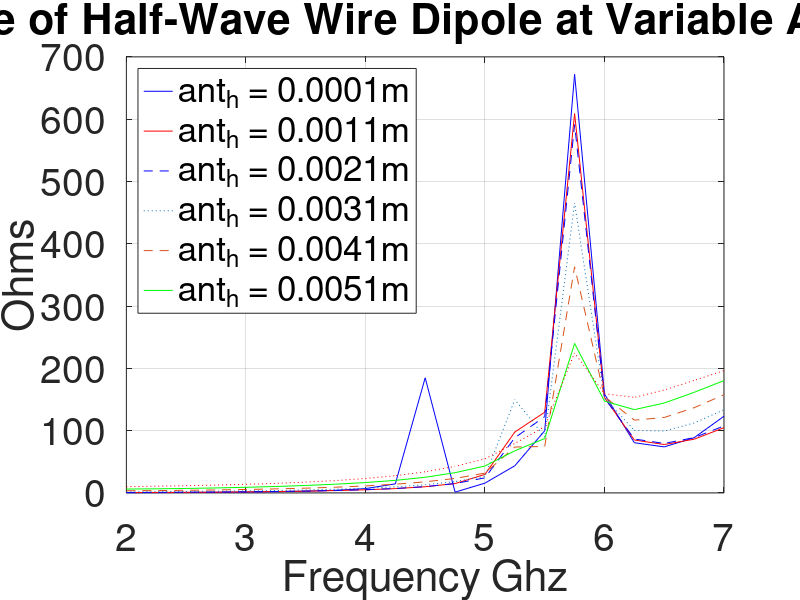
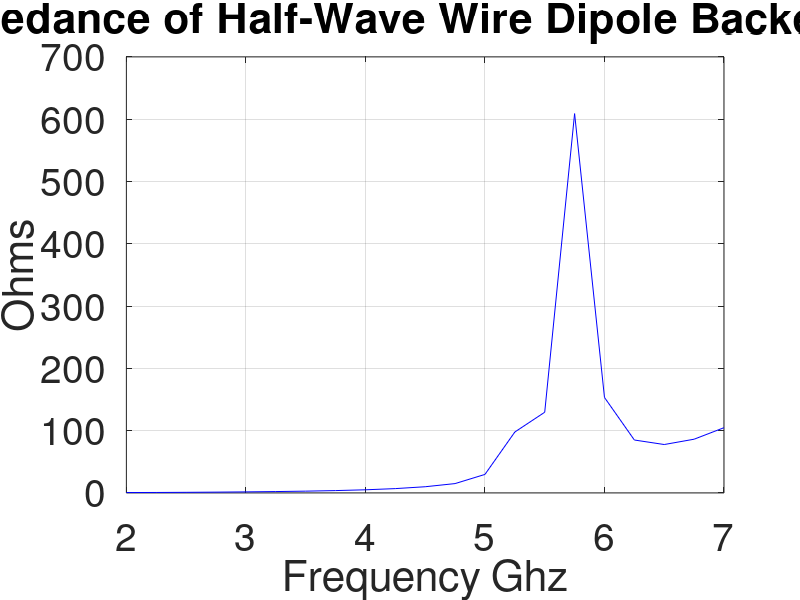
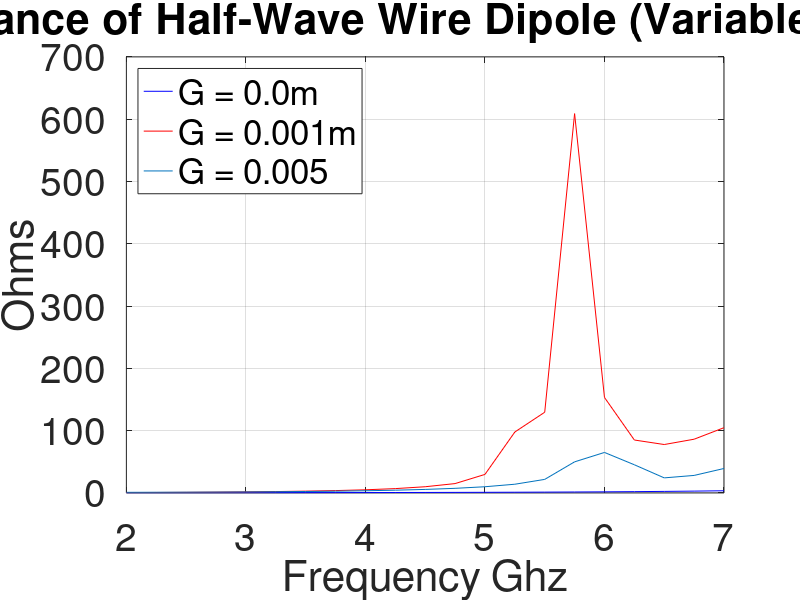

MATLAB code to generate these figures, in order:
function [ data ] = TestReadHfss()
%IMPORTHFSSZ imports impedance data that has been exported from a
%report/plot in HFSS.  Each line is assumed to list f, Re{Z}, Im{Z} in that
%order.
data = csvread('Para_antH.csv', 1, 0);
%% 2Ghz - 7Ghz with .25Ghz step Size
F = data(1:21,1);

%Different impedance curves for variable heights ant_h (0.0001-0.005)m with
%0.001 step size

Zh1 = data(1:21, 2);
Zh2 = data(1:21, 3);
Zh3 = data(1:21, 4);
Zh4 = data(1:21, 5);
Zh5 = data(1:21, 6);
Zh6 = data(1:21, 7);
Zh7 = data(1:21, 8);

%[fsim, Zsim]=TestREadHfss('');
%Zins = HISstub(1e6*(1:1000), 0.02, 0.12, 0.02, 0.04, 0.005, 1, 2.2, 0.02, 0.48, 0, 4*0.14,8*0.14,1);
%Z = squeeze(Zins(1,1,:));

figure
plot(F,Zh1,'b',F , Zh2, 'r', F, Zh3, 'b--', F , Zh4, ':', F, Zh5,'--', F , Zh6,'g', F, Zh7,':r')
grid on 
set(gca, 'fontSize',28)
xlabel('Frequency Ghz')
ylabel('Ohms')
legend({'ant_h = 0.0001m';'ant_h = 0.0011m';'ant_h = 0.0021m';'ant_h = 0.0031m';'ant_h = 0.0041m';'ant_h = 0.0051m'}, 'location','northwest')
title('HFSS Input Impedance of Half-Wave Wire Dipole at Variable Antenna Heights, L=0.48\lambda')

%%
data = csvread('Para_NomZin.csv', 1, 0);
%%
F = data(1:21,1);


Zh1 = data(1:21, 2);


figure
plot(F,Zh1,'b')
grid on 
set(gca, 'fontSize',28)
xlabel('Frequency Ghz')
ylabel('Ohms')
%legend({'ant_h = 0.0001m';'ant_h = 0.0011m';'ant_h = 0.0021m';'ant_h = 0.0031m';'ant_h = 0.0041m';'ant_h = 0.0051m'}, 'location','northwest')
title('HFSS Input Impedance of Half-Wave Wire Dipole Backed by HIS, L=0.48\lambda')

%%
data = csvread('Para_Gap.csv', 1, 0);
%%
F = data(1:21,1);
Zh1 = data(1:21, 2);
Zh2 = data(1:21, 3);
Zh3 = data(1:21, 4);


figure
plot(F,Zh1,'b',F , Zh2, 'r', F, Zh3)
grid on 
set(gca, 'fontSize',28)
xlabel('Frequency Ghz')
ylabel('Ohms')
legend({'G = 0.0m'; 'G = 0.001m';'G = 0.005';'G = 0.003m'}, 'location','northwest')
title('HFSS Input Impedance of Half-Wave Wire Dipole (Variable Gap Width), L=0.48\lambda')

end
